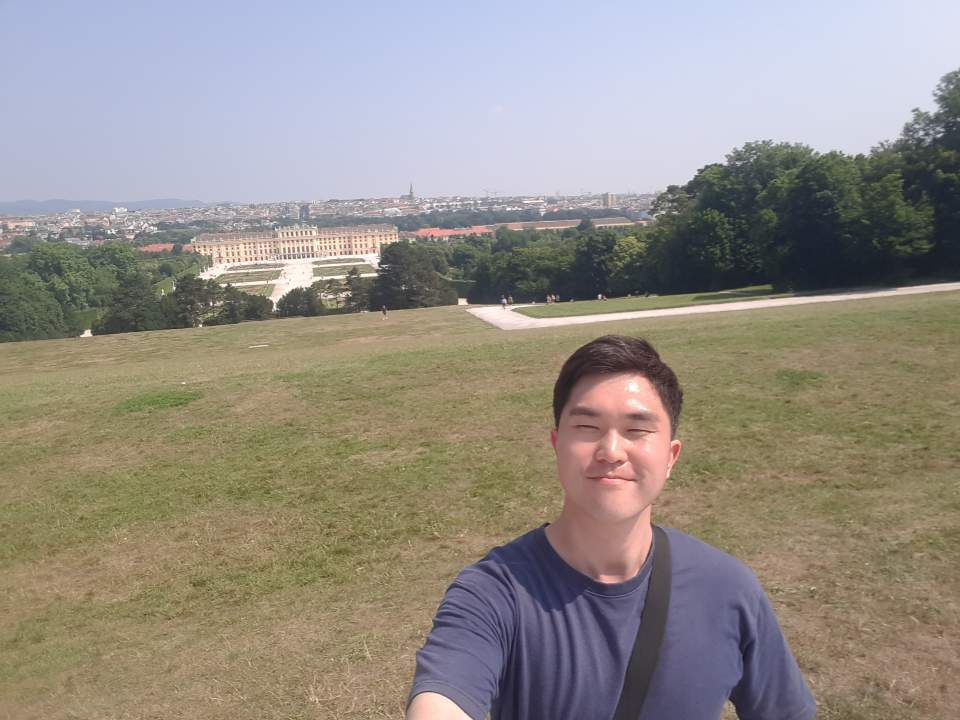
#> input picture images/photo.jpg, 960 x 720 px
$ python 01_mat_array.py
#> lines starting #> are read from the running program, lines starting #| are printed output that depends on the picture
import cv2

image = cv2.imread("../images/photo.jpg", cv2.IMREAD_COLOR)
#> image is the input picture: shape (720, 960, 3); mean B, G, R 135.2, 142.4, 148.9
if image is None:
    raise Exception("영상 파일 읽기 오류 발생")

x_axis = cv2.flip(image, 0)
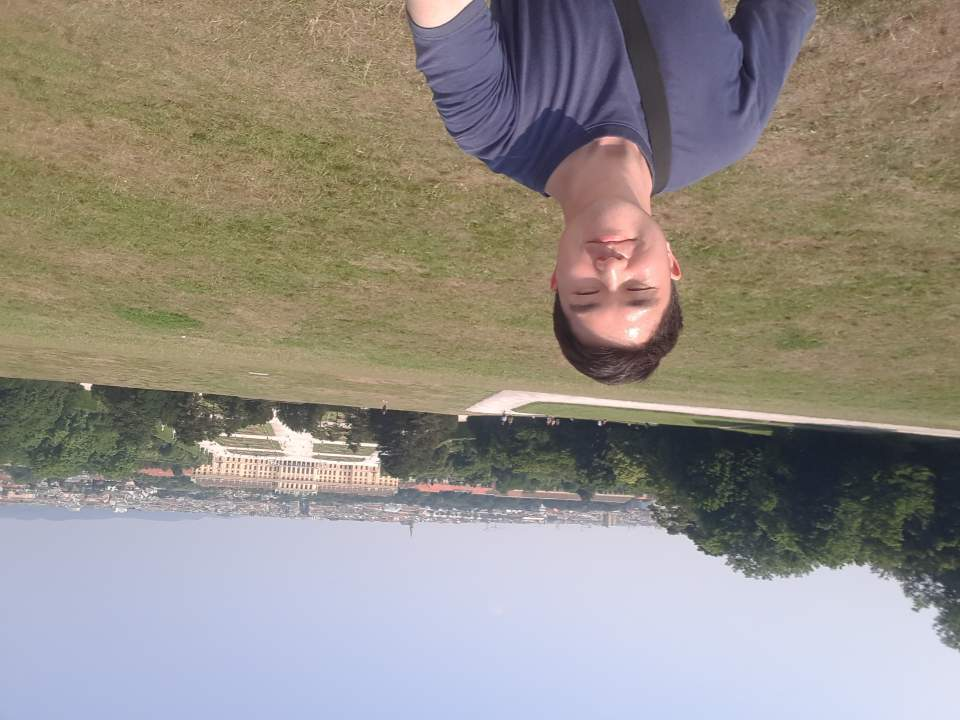
#> x_axis: shape (720, 960, 3); mean B, G, R 135.2, 142.4, 148.9
y_axis = cv2.flip(image, 1)
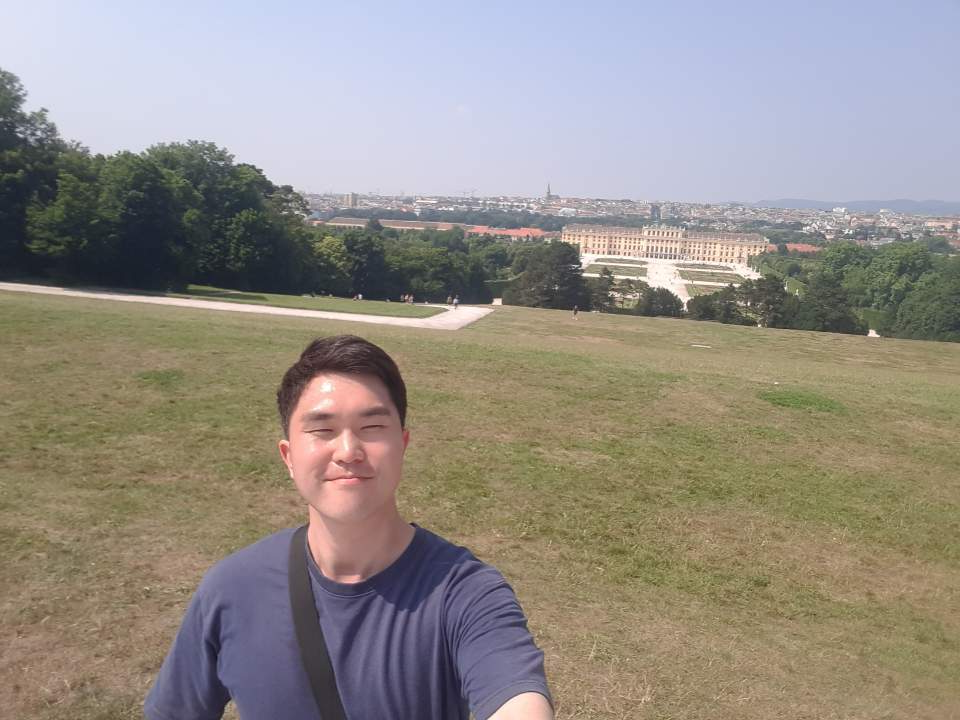
#> y_axis: shape (720, 960, 3); mean B, G, R 135.2, 142.4, 148.9
xy_axis = cv2.flip(image, -1)
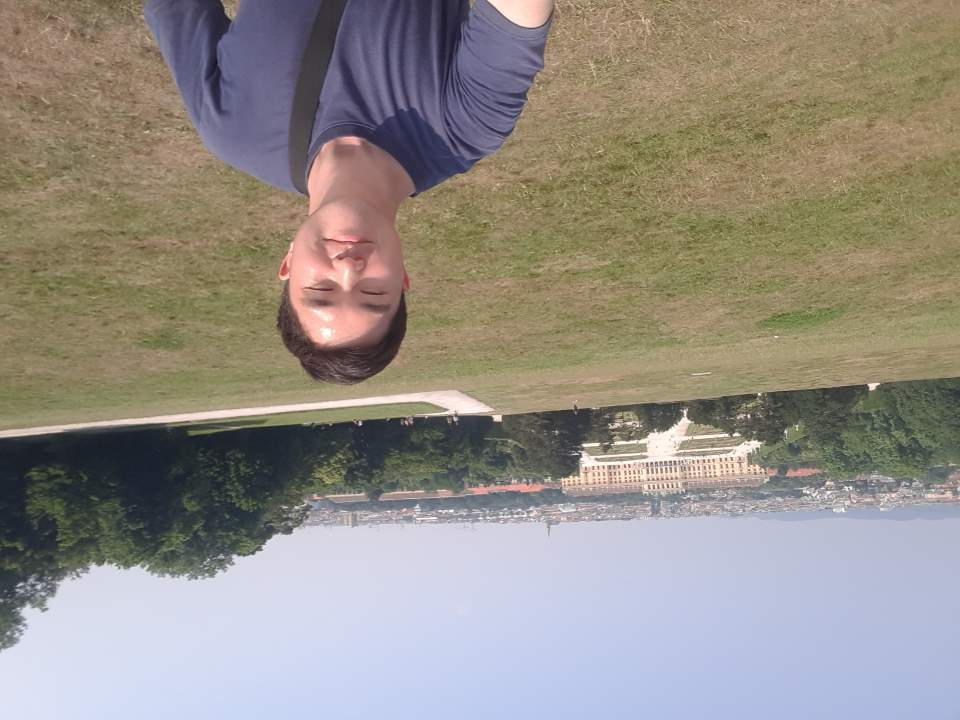
#> xy_axis: shape (720, 960, 3); mean B, G, R 135.2, 142.4, 148.9
rep_image = cv2.repeat(image, 1, 2)
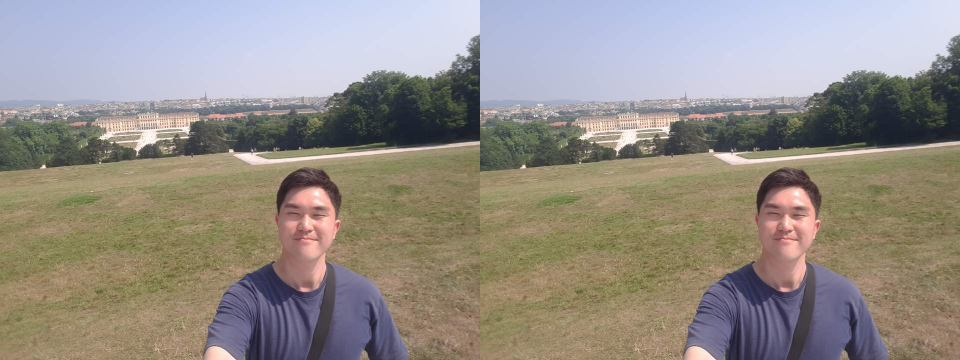
#> rep_image: shape (720, 1920, 3) (shown at 1/2 size); mean B, G, R 135.2, 142.4, 148.9
trans_image = cv2.transpose(image)
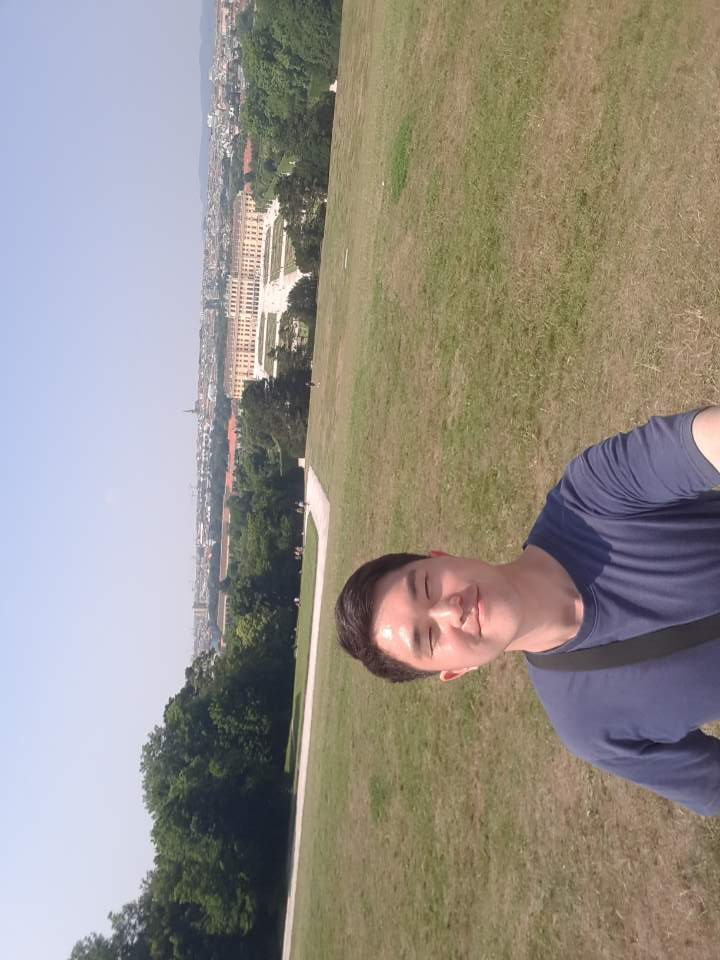
#> trans_image: shape (960, 720, 3); mean B, G, R 135.2, 142.4, 148.9

titles = ['image', 'x_axis', 'y_axis', 'xy_axis', 'rep_image', 'trans_image']
for title in titles:
    cv2.imshow(title, eval(title))
cv2.waitKey(0)
